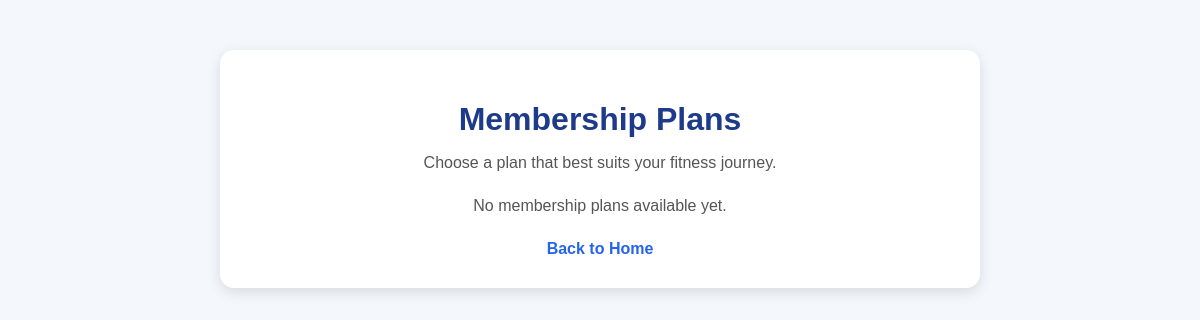
The page /subscriptions/plans/ on the database as committed earlier.
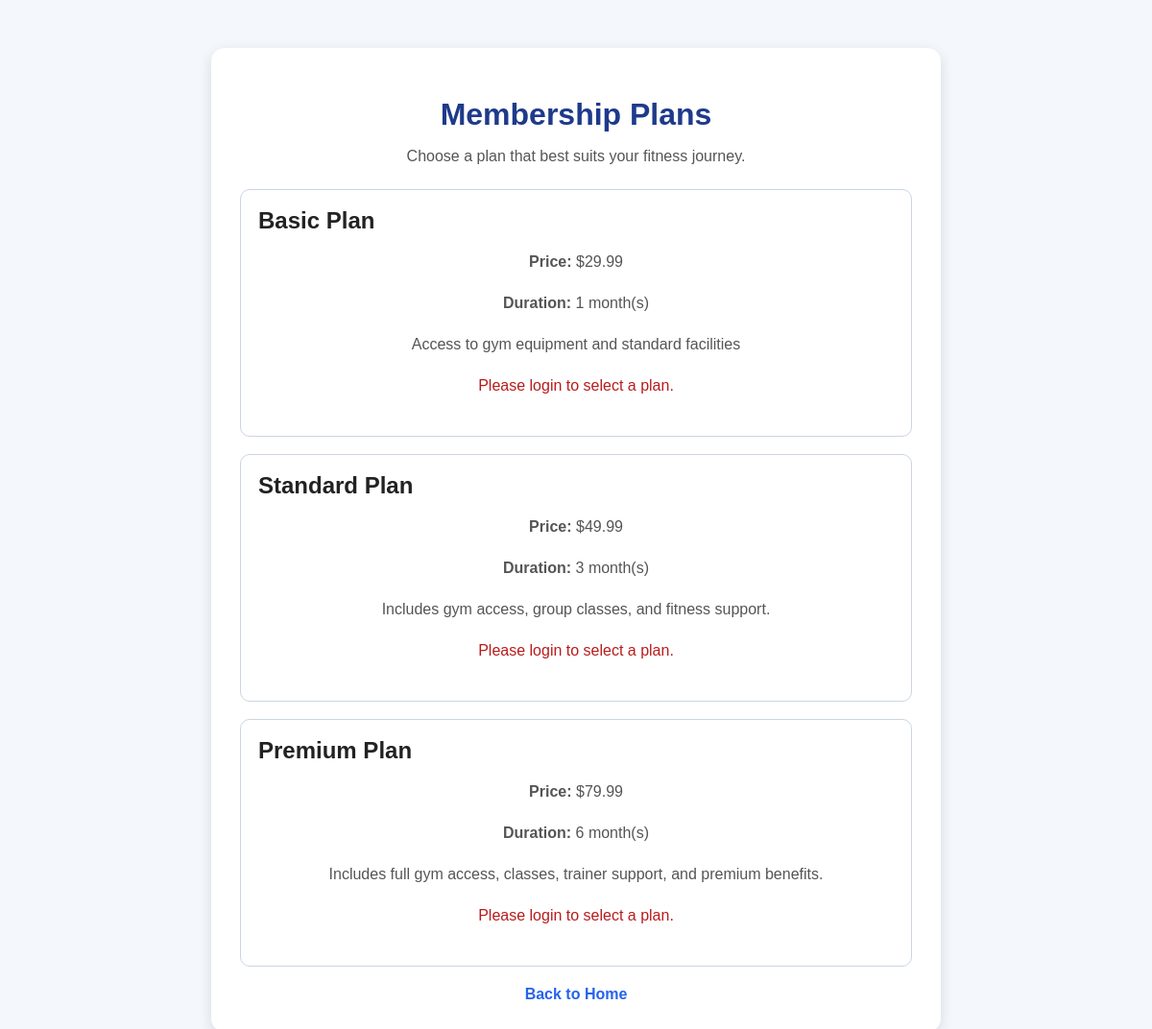
The same page on the database as committed later.
### subscriptions/models.py (models this page shows, shortened)
class MembershipPlan(models.Model):
    name = models.CharField(max_length=100)
    price = models.DecimalField(max_digits=8, decimal_places=2)
    duration_months = models.IntegerField()
    description = models.TextField()

### subscriptions/views.py (the view)
# urls.py: path('plans/', views.membership_plans, name='membership_plans'),
def membership_plans(request):
    plans = MembershipPlan.objects.all()
    return render(request, 'subscriptions/membership_plans.html', {'plans': plans})

### subscriptions/templates/subscriptions/membership_plans.html (shortened to what this page needs)
{% load static %}
<!DOCTYPE html>
<html lang="en">
<head>
    <link rel="stylesheet" href="{% static 'members/style.css' %}">
</head>
<body>
    <div class="container">
        <h1>Membership Plans</h1>
        <p>Choose a plan that best suits your fitness journey.</p>
        {% for plan in plans %}
            <div style="border: 1px solid #cbd5e1; border-radius: 10px; padding: 18px; margin-bottom: 18px;">
                <h2 style="margin-top: 0;">{{ plan.name }}</h2>
                <p><strong>Price:</strong> ${{ plan.price }}</p>
                <p><strong>Duration:</strong> {{ plan.duration_months }} month(s)</p>
                <p>{{ plan.description }}</p>
                {% if user.is_authenticated %}
                    <a class="back-link" href="/subscriptions/choose/{{ plan.id }}/">Choose This Plan</a>
                {% else %}
                    <p style="color: #b91c1c;">Please login to select a plan.</p>
                {% endif %}
            </div>
        {% empty %}
            <p>No membership plans available yet.</p>
        {% endfor %}
        <a class="back-link" href="/">Back to Home</a>
    </div>
</body>
</html>

Rows that differ between the two databases and show on the page:
added MembershipPlan: name "Basic Plan", price "29.99", duration_months "1", description "Access to gym equipment and standard facilities"
added MembershipPlan: name "Standard Plan", price "49.99", duration_months "3", description "Includes gym access, group classes, and fitness support."
added MembershipPlan: name "Premium Plan", price "79.99", duration_months "6", description "Includes full gym access, classes, trainer support, and premium benefits."
Other text that changed with them:
text no longer shown: "No membership plans available yet."
